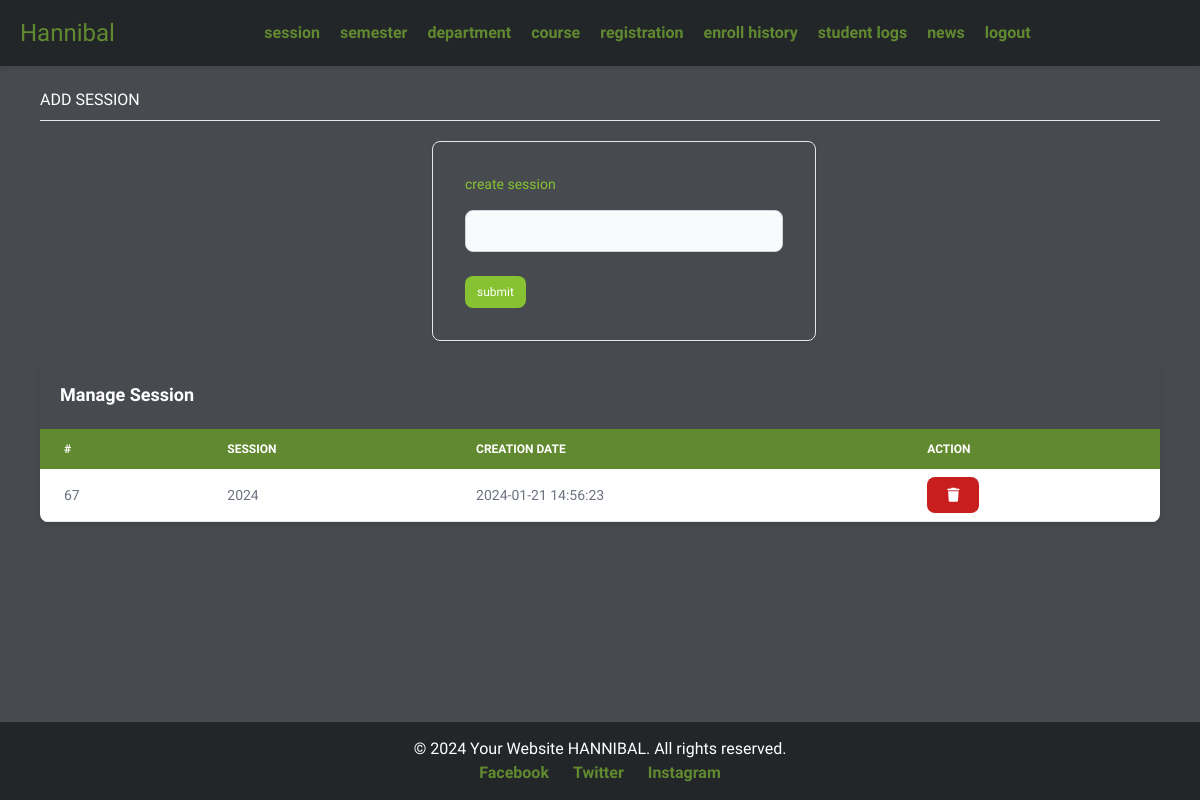
Screenshot of /admin/session.php (signed in) with the database file from the repository.
### tables this page shows
CREATE TABLE `sessions` (
  `id` int(11) NOT NULL,
  `session_value` varchar(255) NOT NULL,
  `date` timestamp NOT NULL DEFAULT current_timestamp()
);

### admin/session.php (the view, shortened to what this page needs)
<!DOCTYPE html>
<html lang="en">
<head>
    <link href="https://cdnjs.cloudflare.com/ajax/libs/flowbite/2.2.1/flowbite.min.css" rel="stylesheet" />
    <link rel="stylesheet" href="https://cdnjs.cloudflare.com/ajax/libs/font-awesome/6.5.1/css/all.min.css" />
</head>
<body>
    <?php
    include("../navbar/navbar.php");
    include("../database.php");
    ?>
  <div class="content  ">
        <div class="title">
            <h5> ADD SESSION</h5>
            <hr class="mt-2">
    </div>
    <div class="form">
        <div style="background-color: #474B4F;" class=" mt-5 w-full max-w-sm p-4 bg-white border border-gray-200 rounded-lg shadow sm:p-6 md:p-8 dark:bg-gray-800 dark:border-gray-700">
        <form  method="post">
                        <div class="mb-6">
                            <label for="session"  class="block mb-4 text-sm font-medium text-gray-900 dark:text-white" style="color: #86c232;">create session </label>
                            <input type="text" name="session" id="small-input" class="block w-full p-2 text-gray-900 border border-gray-300 rounded-lg bg-gray-50 sm:text-xs focus:ring-blue-500 focus:border-blue-500 dark:bg-gray-700 dark:border-gray-600 dark:placeholder-gray-400 dark:text-white dark:focus:ring-blue-500 dark:focus:border-blue-500">
                        </div>
                        <button type="submit" name="submit" style="background-color: #86c232; color:white" class="px-3 py-2 text-xs font-medium text-center text-white bg-blue-700 rounded-lg hover:bg-blue-800 focus:ring-4 focus:outline-none focus:ring-blue-300 dark:bg-blue-600 dark:hover:bg-blue-700 dark:focus:ring-blue-800">submit</button>
                    </form>
        </div>
    </div>
    <div>
<div  class="relative overflow-x-auto shadow-md sm:rounded-lg mt-5">
    <table style="" class="w-full text-sm text-left rtl:text-right text-gray-500 dark:text-gray-400">
        <caption  style="background-color: #474B4F; color:white;" class=" p-5 text-lg font-semibold text-left rtl:text-right text-gray-900 bg-white dark:text-white dark:bg-gray-800">
            Manage Session
        </caption>
        <thead  style="background-color: #61892f;" class="text-xs text-white uppercase bg-gray-500  dark:bg-gray-700 dark:text-gray-400">
            <tr>
                <th  scope="col" class="px-6 py-3">
                    #
                </th>
                <th  scope="col" class="px-6 py-3">
                    session
                </th>
                <th  scope="col" class="px-6 py-3">
                    creation date
                </th>
                    <th  scope="col" class="px-6 py-3">
                    action
                </th>
            </tr>
        </thead>
        <tbody>
        <?php
        $result = $conn->query("SELECT * FROM sessions ORDER BY ID DESC");
        while ($row = $result->fetch_assoc()) {
            ?>
            <tr class="bg-white border-b dark:bg-gray-800 dark:border-gray-700">
                <td class="px-6 py-4">
                   <?php  print $row["id"]; ?>
                </td>
                <td class="px-6 py-4 ">
                    <?php print $row["session_value"] ?>
                </td>
                <td class="px-6 py-4 ">
                    <?php print date($row['date']);?>
                </td>
                <td class="px-6 py-4 text-left">
                <a  onclick="confirm('Are you sure?');" href="./deleteSession.php?id=<?php  print $row["id"]; ?>" class="text-white bg-red-700 hover:bg-red-800 focus:ring-4 focus:ring-red-300 font-medium rounded-lg text-sm px-5 py-2.5 dark:bg-red-600 dark:hover:bg-red-700 focus:outline-none dark:focus:ring-red-800"><i class="fa-sharp fa-solid fa-trash"></i></a>
                </td>
            <?php
        }
        ?>
            </tr>
        </tbody>
    </table>
</div>
    </div>
</div>
    <?php
    include("../footer/footer.php");
    ?>
</body>
</html>

### navbar/navbar.css (style rules this page uses)
body { margin: 0; padding: 0; font-family: 'Playpen Sans', cursiv; background-color: #474B4F; color: #fff; }
.content { padding: 22px 40px; }

### admin/session.php (style rules this page uses)
body { min-height: 100vh; display: flex; flex-direction: column; }
.content { padding: 22px 40px; }
.form { width: 35%; margin-left:35%; }

### rows the page displays
sessions: id "67", session_value "2024", date "2024-01-21 14:56:23"
